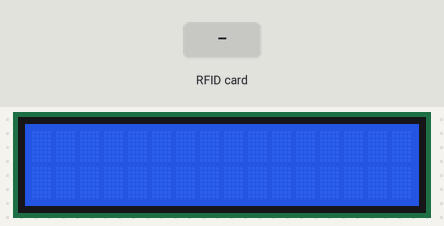
The sketch below on a simulated ESP8266 (NodeMCU). Shown: 16×2 character LCD. Inputs (shaded band) come from the test bench. WiFi joins after 1.5 s; servers stay silent unless stated; network time is answered at once with the bench clock; the local clock reads 2024-03-15 10:24:30 at power-on unless the sketch sets it; what the sketch prints to the serial monitor is not drawn.

Above: at 2.9 s.
3.0 s: RFID card 5E 7A 19 C4 held to the reader
At 3.5 s:
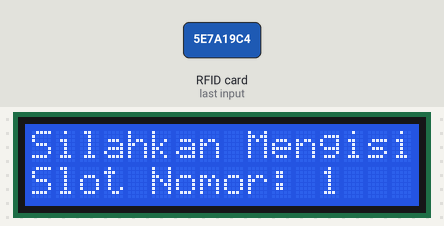
Timing chart, 0 to 6.0 s (numbered marks = the images above; inputs shaded):
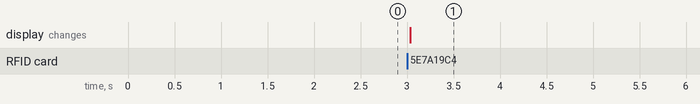

Measured:
- after the input at 3.0 s, the display: changes at once (image 1)

The sketch:

Real_Time_Database_gio.ino
```cpp
#include <ESP8266WiFi.h>
#include <FirebaseESP8266.h>
#include <SPI.h>
#include <MFRC522.h>
#include <NTPClient.h>
#include <WiFiUdp.h>
#include <time.h>
#include <Wire.h>
#include <LiquidCrystal_I2C.h>
#include <Servo.h>

LiquidCrystal_I2C lcd(0x27, 16, 2);

Servo servo;     // Create a servo object

int servoPin = D0;

// Firebase credentials
#define FIREBASE_HOST "https://projectiot-b2f13-default-rtdb.asia-southeast1.firebasedatabase.app"
#define FIREBASE_AUTH "uQwyBaJQ49Ghf3JjM6ebJVd5AtNNPX5w5G3Xx8NG"

// Wi-Fi credentials
#define WIFI_SSID "Ojan"
#define WIFI_PASSWORD "Ojan1234"

constexpr uint8_t RST_PIN = D3;     // Configurable, see typical pin layout above
constexpr uint8_t SS_PIN = D4;     // Configurable, see typical pin layout above

MFRC522 rfid(SS_PIN, RST_PIN);
MFRC522::MIFARE_Key key;

String tag;
int id=1;

FirebaseData firebaseData;

WiFiUDP ntpUDP;
NTPClient timeClient(ntpUDP, "pool.ntp.org");

int tapCount = 0; // Global variable to track tap count
boolean ir[3];
int empty = -1;

void setup() {
  Serial.begin(115200);
  lcd.begin();
  lcd.backlight();
  ir[0] = false;
  ir[1] = true;
  ir[2] = true;

  // Connect to Wi-Fi
  WiFi.begin(WIFI_SSID, WIFI_PASSWORD);
  while (WiFi.status() != WL_CONNECTED) {
    delay(500);
    Serial.print(".");
  }

  Serial.println();
  Serial.println("Wi-Fi connected");
  Serial.print("IP address: ");
  Serial.println(WiFi.localIP());
  SPI.begin(); // Init SPI bus
  rfid.PCD_Init(); // Init MFRC522
  // Initialize Firebase
  Firebase.begin(FIREBASE_HOST, FIREBASE_AUTH);

  if (!Firebase.beginStream(firebaseData, "/")) {
    Serial.println("Failed to connect to Firebase");
    Serial.println(firebaseData.errorReason());
    return;
  }

  Serial.println("Connected to Firebase");

  // Initialize NTPClient
  timeClient.begin();
  timeClient.setTimeOffset(25200);
  timeClient.forceUpdate();

  servo.write(0);
}

void loop() {

  if (!rfid.PICC_IsNewCardPresent())
    return;
  if (rfid.PICC_ReadCardSerial()) {
    for (int j = 0; j < 3; j++) {
      if (ir[j] == false) {
        empty = j+1;
        lcd.setCursor(0,0);
        lcd.print("Silahkan Mengisi");
        lcd.setCursor(0,1);
        lcd.print("Slot Nomor: ");
        lcd.setCursor(12,1);
        lcd.print(String(empty));
        servo.write(90);
        delay(5000);
        servo.write(0);
        lcd.clear();
      }
    }
    if (empty < 0) {
        lcd.print("Parkiran Penuh");
        delay(5000);
        lcd.clear();
    }
    tag = "";
    for (byte i = 0; i < rfid.uid.size; i++) {
//      tag += String(rfid.uid.uidByte[i] < 0x10 ? "0" : "");
      tag += String(rfid.uid.uidByte[i], HEX);
    }
    Serial.println("UID: " + tag);

    // Generate random values for the fields
    int irValue = 1;

    // Get the server time
    time_t serverTime = timeClient.getEpochTime();
    struct tm *timeinfo;
    timeinfo = localtime(&serverTime);

    // Format the time
    char timeInValue[30];
    sprintf(timeInValue, "%d-%02d-%02d %02d:%02d:%02d.%03d",
            timeinfo->tm_year + 1900, timeinfo->tm_mon + 1, timeinfo->tm_mday,
            timeinfo->tm_hour, timeinfo->tm_min, timeinfo->tm_sec,
            millis() % 1000);
    String timeOutValue = "";

    // Create a JSON object
    FirebaseJson json;
    json.add("ir", irValue);
    json.add("timein", timeInValue);
    json.add("timeout", timeOutValue);
    json.add("uid", tag);

    String timeInPath = timeInValue;
    timeInPath.replace(" ", "_");

    // Push the JSON object to the '/history' path in Firebase
    String path = "/history/" + tag;
    if (Firebase.setJSON(firebaseData, path.c_str(), json)) {
      Serial.println("Data pushed to Firebase");
      Serial.println("Path: " + firebaseData.dataPath());
      Serial.println("Type: " + firebaseData.dataType());
    } else {
      Serial.println("Failed to push data to Firebase");
      Serial.println("Reason: " + firebaseData.errorReason());
    }

    id++;

    rfid.PICC_HaltA();
    rfid.PCD_StopCrypto1();
  }
  //delay(5000);
}
```
